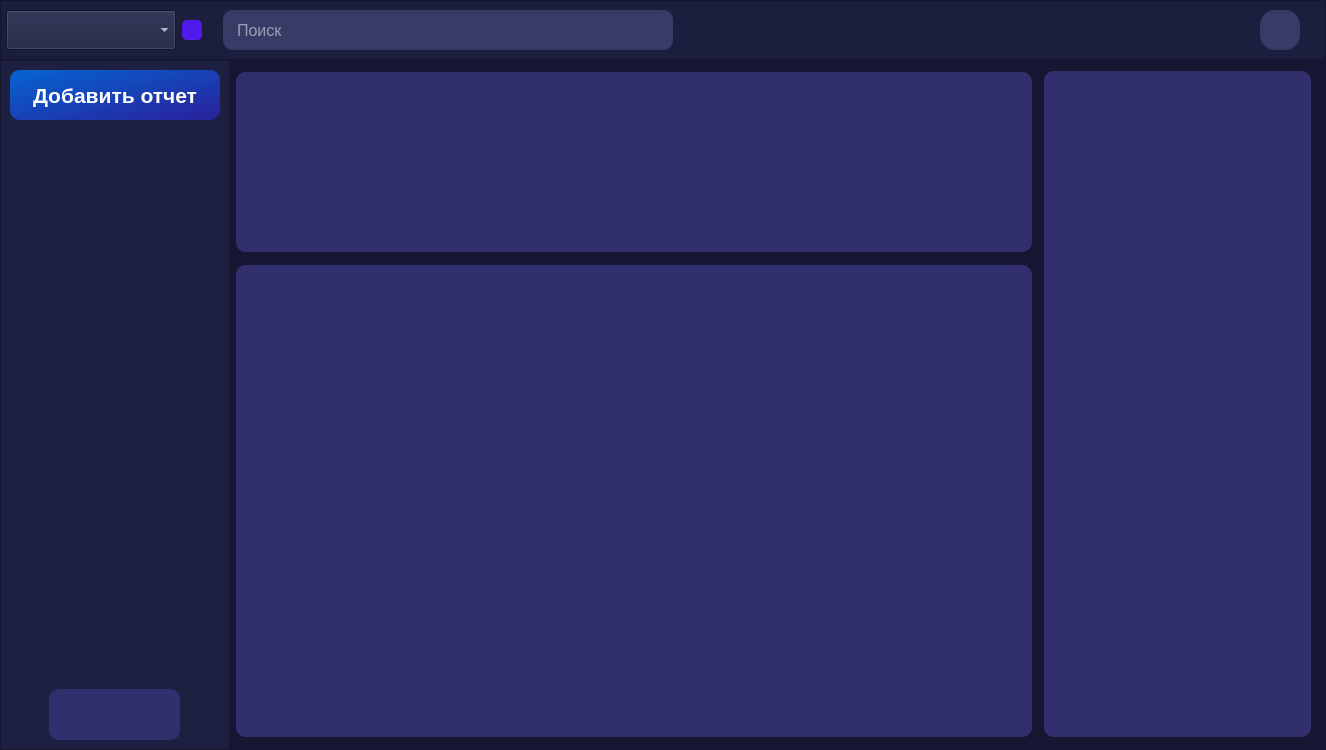
<?xml version="1.0" encoding="UTF-8"?>
<ui version="4.0">
 <class>MainWindow</class>
 <widget class="QMainWindow" name="MainWindow">
  <property name="geometry">
   <rect>
    <x>0</x>
    <y>0</y>
    <width>1326</width>
    <height>750</height>
   </rect>
  </property>
  <property name="sizePolicy">
   <sizepolicy hsizetype="Fixed" vsizetype="Fixed">
    <horstretch>0</horstretch>
    <verstretch>0</verstretch>
   </sizepolicy>
  </property>
  <property name="minimumSize">
   <size>
    <width>1326</width>
    <height>750</height>
   </size>
  </property>
  <property name="maximumSize">
   <size>
    <width>1326</width>
    <height>750</height>
   </size>
  </property>
  <property name="windowTitle">
   <string>Багтрекер - главная старница</string>
  </property>
  <property name="styleSheet">
   <string notr="true">background-color: #171632;
</string>
  </property>
  <widget class="QWidget" name="centralwidget">
   <layout class="QGridLayout" name="gridLayout_2">
    <property name="leftMargin">
     <number>0</number>
    </property>
    <property name="topMargin">
     <number>0</number>
    </property>
    <property name="rightMargin">
     <number>0</number>
    </property>
    <property name="bottomMargin">
     <number>0</number>
    </property>
    <property name="verticalSpacing">
     <number>0</number>
    </property>
    <item row="1" column="0">
     <widget class="QFrame" name="frame_2">
      <property name="minimumSize">
       <size>
        <width>230</width>
        <height>660</height>
       </size>
      </property>
      <property name="maximumSize">
       <size>
        <width>230</width>
        <height>16777215</height>
       </size>
      </property>
      <property name="layoutDirection">
       <enum>Qt::LeftToRight</enum>
      </property>
      <property name="styleSheet">
       <string notr="true">background: #1E2042;
margin: 0;</string>
      </property>
      <property name="frameShape">
       <enum>QFrame::StyledPanel</enum>
      </property>
      <property name="frameShadow">
       <enum>QFrame::Raised</enum>
      </property>
      <layout class="QGridLayout" name="gridLayout_3">
       <item row="0" column="0">
        <layout class="QVBoxLayout" name="verticalLayout_3">
         <item>
          <layout class="QVBoxLayout" name="verticalLayout_4">
           <item>
            <widget class="QPushButton" name="create_card">
             <property name="minimumSize">
              <size>
               <width>206</width>
               <height>50</height>
              </size>
             </property>
             <property name="font">
              <font>
               <pointsize>-1</pointsize>
               <weight>99</weight>
               <bold>true</bold>
              </font>
             </property>
             <property name="cursor">
              <cursorShape>PointingHandCursor</cursorShape>
             </property>
             <property name="styleSheet">
              <string notr="true">background-color: qlineargradient(spread:pad, x1:0, y1:0, x2:1, y2:1, stop:0 rgba(5, 100, 210, 255), stop:1 rgba(42, 32, 155, 255));
border-radius: 10px;
color: white;
font-weight: 800;
font-size: 21px;</string>
             </property>
             <property name="text">
              <string>Добавить отчет</string>
             </property>
            </widget>
           </item>
           <item>
            <spacer name="verticalSpacer_4">
             <property name="orientation">
              <enum>Qt::Vertical</enum>
             </property>
             <property name="sizeHint" stdset="0">
              <size>
               <width>20</width>
               <height>40</height>
              </size>
             </property>
            </spacer>
           </item>
           <item>
            <widget class="QScrollArea" name="scrollArea">
             <property name="minimumSize">
              <size>
               <width>210</width>
               <height>580</height>
              </size>
             </property>
             <property name="maximumSize">
              <size>
               <width>210</width>
               <height>16777215</height>
              </size>
             </property>
             <property name="styleSheet">
              <string notr="true">border: none;</string>
             </property>
             <property name="widgetResizable">
              <bool>true</bool>
             </property>
             <widget class="QWidget" name="scrollAreaWidgetContents">
              <property name="geometry">
               <rect>
                <x>0</x>
                <y>0</y>
                <width>210</width>
                <height>580</height>
               </rect>
              </property>
             </widget>
            </widget>
           </item>
           <item>
            <layout class="QHBoxLayout" name="horizontalLayout_7">
             <item>
              <spacer name="horizontalSpacer_3">
               <property name="orientation">
                <enum>Qt::Horizontal</enum>
               </property>
               <property name="sizeHint" stdset="0">
                <size>
                 <width>40</width>
                 <height>20</height>
                </size>
               </property>
              </spacer>
             </item>
             <item>
              <widget class="QFrame" name="frame_3">
               <property name="sizePolicy">
                <sizepolicy hsizetype="Preferred" vsizetype="Preferred">
                 <horstretch>0</horstretch>
                 <verstretch>0</verstretch>
                </sizepolicy>
               </property>
               <property name="minimumSize">
                <size>
                 <width>131</width>
                 <height>51</height>
                </size>
               </property>
               <property name="maximumSize">
                <size>
                 <width>131</width>
                 <height>51</height>
                </size>
               </property>
               <property name="contextMenuPolicy">
                <enum>Qt::DefaultContextMenu</enum>
               </property>
               <property name="layoutDirection">
                <enum>Qt::LeftToRight</enum>
               </property>
               <property name="styleSheet">
                <string notr="true">background: #322F6E;
border-radius: 10px;</string>
               </property>
               <property name="frameShape">
                <enum>QFrame::StyledPanel</enum>
               </property>
               <property name="frameShadow">
                <enum>QFrame::Raised</enum>
               </property>
               <layout class="QGridLayout" name="gridLayout_5">
                <item row="0" column="0">
                 <layout class="QHBoxLayout" name="horizontalLayout_10">
                  <item>
                   <widget class="QPushButton" name="home">
                    <property name="minimumSize">
                     <size>
                      <width>30</width>
                      <height>30</height>
                     </size>
                    </property>
                    <property name="maximumSize">
                     <size>
                      <width>30</width>
                      <height>30</height>
                     </size>
                    </property>
                    <property name="cursor">
                     <cursorShape>PointingHandCursor</cursorShape>
                    </property>
                    <property name="styleSheet">
                     <string notr="true">color: white;</string>
                    </property>
                    <property name="text">
                     <string/>
                    </property>
                    <property name="iconSize">
                     <size>
                      <width>30</width>
                      <height>30</height>
                     </size>
                    </property>
                   </widget>
                  </item>
                  <item>
                   <spacer name="verticalSpacer_3">
                    <property name="orientation">
                     <enum>Qt::Vertical</enum>
                    </property>
                    <property name="sizeHint" stdset="0">
                     <size>
                      <width>20</width>
                      <height>40</height>
                     </size>
                    </property>
                   </spacer>
                  </item>
                  <item>
                   <widget class="QPushButton" name="settings">
                    <property name="minimumSize">
                     <size>
                      <width>30</width>
                      <height>30</height>
                     </size>
                    </property>
                    <property name="maximumSize">
                     <size>
                      <width>30</width>
                      <height>30</height>
                     </size>
                    </property>
                    <property name="cursor">
                     <cursorShape>PointingHandCursor</cursorShape>
                    </property>
                    <property name="text">
                     <string/>
                    </property>
                    <property name="iconSize">
                     <size>
                      <width>30</width>
                      <height>30</height>
                     </size>
                    </property>
                   </widget>
                  </item>
                 </layout>
                </item>
               </layout>
              </widget>
             </item>
             <item>
              <spacer name="horizontalSpacer_4">
               <property name="orientation">
                <enum>Qt::Horizontal</enum>
               </property>
               <property name="sizeHint" stdset="0">
                <size>
                 <width>40</width>
                 <height>20</height>
                </size>
               </property>
              </spacer>
             </item>
            </layout>
           </item>
          </layout>
         </item>
        </layout>
       </item>
      </layout>
     </widget>
    </item>
    <item row="0" column="0" colspan="2">
     <widget class="QFrame" name="frame">
      <property name="sizePolicy">
       <sizepolicy hsizetype="Preferred" vsizetype="Preferred">
        <horstretch>0</horstretch>
        <verstretch>0</verstretch>
       </sizepolicy>
      </property>
      <property name="minimumSize">
       <size>
        <width>1280</width>
        <height>60</height>
       </size>
      </property>
      <property name="maximumSize">
       <size>
        <width>16777215</width>
        <height>60</height>
       </size>
      </property>
      <property name="styleSheet">
       <string notr="true">background: #1B1E3D;
padding: 5px;</string>
      </property>
      <property name="frameShape">
       <enum>QFrame::StyledPanel</enum>
      </property>
      <property name="frameShadow">
       <enum>QFrame::Raised</enum>
      </property>
      <layout class="QGridLayout" name="gridLayout_4">
       <property name="leftMargin">
        <number>0</number>
       </property>
       <property name="topMargin">
        <number>0</number>
       </property>
       <property name="rightMargin">
        <number>0</number>
       </property>
       <property name="bottomMargin">
        <number>0</number>
       </property>
       <item row="0" column="0">
        <layout class="QGridLayout" name="gridLayout_6">
         <property name="sizeConstraint">
          <enum>QLayout::SetDefaultConstraint</enum>
         </property>
         <property name="rightMargin">
          <number>20</number>
         </property>
         <item row="0" column="0">
          <layout class="QHBoxLayout" name="horizontalLayout_9">
           <item>
            <widget class="QComboBox" name="projects_list">
             <property name="enabled">
              <bool>true</bool>
             </property>
             <property name="minimumSize">
              <size>
               <width>170</width>
               <height>40</height>
              </size>
             </property>
             <property name="maximumSize">
              <size>
               <width>170</width>
               <height>40</height>
              </size>
             </property>
             <property name="cursor">
              <cursorShape>PointingHandCursor</cursorShape>
             </property>
             <property name="styleSheet">
              <string notr="true">color: white;</string>
             </property>
             <property name="editable">
              <bool>false</bool>
             </property>
             <property name="minimumContentsLength">
              <number>2</number>
             </property>
            </widget>
           </item>
          </layout>
         </item>
         <item row="0" column="5" alignment="Qt::AlignVCenter">
          <widget class="QPushButton" name="users_photo">
           <property name="minimumSize">
            <size>
             <width>40</width>
             <height>40</height>
            </size>
           </property>
           <property name="maximumSize">
            <size>
             <width>40</width>
             <height>40</height>
            </size>
           </property>
           <property name="cursor">
            <cursorShape>PointingHandCursor</cursorShape>
           </property>
           <property name="styleSheet">
            <string notr="true">background: #373C66;
border-radius: 15px;</string>
           </property>
           <property name="text">
            <string/>
           </property>
           <property name="iconSize">
            <size>
             <width>40</width>
             <height>40</height>
            </size>
           </property>
          </widget>
         </item>
         <item row="0" column="1">
          <widget class="QPushButton" name="new_project">
           <property name="minimumSize">
            <size>
             <width>20</width>
             <height>20</height>
            </size>
           </property>
           <property name="maximumSize">
            <size>
             <width>20</width>
             <height>20</height>
            </size>
           </property>
           <property name="cursor">
            <cursorShape>PointingHandCursor</cursorShape>
           </property>
           <property name="styleSheet">
            <string notr="true">background: #501AEC;
border-radius: 5px;</string>
           </property>
           <property name="text">
            <string/>
           </property>
          </widget>
         </item>
         <item row="0" column="3">
          <widget class="QLineEdit" name="lineEdit">
           <property name="minimumSize">
            <size>
             <width>450</width>
             <height>40</height>
            </size>
           </property>
           <property name="maximumSize">
            <size>
             <width>16777215</width>
             <height>40</height>
            </size>
           </property>
           <property name="font">
            <font>
             <pointsize>12</pointsize>
            </font>
           </property>
           <property name="cursor">
            <cursorShape>IBeamCursor</cursorShape>
           </property>
           <property name="mouseTracking">
            <bool>true</bool>
           </property>
           <property name="styleSheet">
            <string notr="true">QLineEdit{
border: 2px solid #373C66;
color: white;
border-radius: 10px;
padding: 5px 10px;
outline: none;
background: #373C66;
}

</string>
           </property>
           <property name="alignment">
            <set>Qt::AlignLeading|Qt::AlignLeft|Qt::AlignVCenter</set>
           </property>
           <property name="placeholderText">
            <string>Поиск</string>
           </property>
          </widget>
         </item>
         <item row="0" column="2">
          <spacer name="horizontalSpacer_5">
           <property name="orientation">
            <enum>Qt::Horizontal</enum>
           </property>
           <property name="sizeType">
            <enum>QSizePolicy::Fixed</enum>
           </property>
           <property name="sizeHint" stdset="0">
            <size>
             <width>15</width>
             <height>10</height>
            </size>
           </property>
          </spacer>
         </item>
         <item row="0" column="4">
          <spacer name="horizontalSpacer_6">
           <property name="orientation">
            <enum>Qt::Horizontal</enum>
           </property>
           <property name="sizeType">
            <enum>QSizePolicy::Fixed</enum>
           </property>
           <property name="sizeHint" stdset="0">
            <size>
             <width>600</width>
             <height>20</height>
            </size>
           </property>
          </spacer>
         </item>
        </layout>
       </item>
      </layout>
     </widget>
    </item>
    <item row="1" column="1">
     <layout class="QGridLayout" name="gridLayout">
      <property name="rightMargin">
       <number>15</number>
      </property>
      <property name="horizontalSpacing">
       <number>6</number>
      </property>
      <property name="verticalSpacing">
       <number>0</number>
      </property>
      <item row="0" column="1" colspan="3">
       <widget class="QFrame" name="frame_5">
        <property name="minimumSize">
         <size>
          <width>796</width>
          <height>180</height>
         </size>
        </property>
        <property name="maximumSize">
         <size>
          <width>796</width>
          <height>180</height>
         </size>
        </property>
        <property name="styleSheet">
         <string notr="true">background: #322F6E;
border-radius: 10px;</string>
        </property>
        <property name="frameShape">
         <enum>QFrame::StyledPanel</enum>
        </property>
        <property name="frameShadow">
         <enum>QFrame::Raised</enum>
        </property>
        <layout class="QGridLayout" name="gridLayout_8">
         <property name="leftMargin">
          <number>0</number>
         </property>
         <property name="topMargin">
          <number>0</number>
         </property>
         <property name="rightMargin">
          <number>0</number>
         </property>
         <property name="bottomMargin">
          <number>0</number>
         </property>
         <item row="0" column="0">
          <layout class="QHBoxLayout" name="bug_cards">
           <property name="spacing">
            <number>20</number>
           </property>
          </layout>
         </item>
        </layout>
       </widget>
      </item>
      <item row="1" column="1" colspan="3">
       <widget class="QFrame" name="frame_4">
        <property name="minimumSize">
         <size>
          <width>796</width>
          <height>472</height>
         </size>
        </property>
        <property name="maximumSize">
         <size>
          <width>796</width>
          <height>472</height>
         </size>
        </property>
        <property name="styleSheet">
         <string notr="true">background: #322F6E;
border-radius: 10px;</string>
        </property>
        <property name="frameShape">
         <enum>QFrame::StyledPanel</enum>
        </property>
        <property name="frameShadow">
         <enum>QFrame::Raised</enum>
        </property>
        <layout class="QGridLayout" name="gridLayout_7">
         <property name="leftMargin">
          <number>0</number>
         </property>
         <property name="topMargin">
          <number>0</number>
         </property>
         <property name="rightMargin">
          <number>0</number>
         </property>
         <property name="bottomMargin">
          <number>0</number>
         </property>
         <item row="0" column="0">
          <layout class="QHBoxLayout" name="horizontalLayout_3"/>
         </item>
        </layout>
       </widget>
      </item>
      <item row="0" column="4" rowspan="2">
       <widget class="QFrame" name="frame_6">
        <property name="minimumSize">
         <size>
          <width>242</width>
          <height>658</height>
         </size>
        </property>
        <property name="maximumSize">
         <size>
          <width>280</width>
          <height>666</height>
         </size>
        </property>
        <property name="layoutDirection">
         <enum>Qt::LeftToRight</enum>
        </property>
        <property name="styleSheet">
         <string notr="true">background: #322F6E;
border-radius: 10px;</string>
        </property>
        <property name="frameShape">
         <enum>QFrame::StyledPanel</enum>
        </property>
        <property name="frameShadow">
         <enum>QFrame::Raised</enum>
        </property>
        <layout class="QGridLayout" name="gridLayout_9">
         <property name="leftMargin">
          <number>0</number>
         </property>
         <property name="topMargin">
          <number>0</number>
         </property>
         <property name="rightMargin">
          <number>0</number>
         </property>
         <property name="bottomMargin">
          <number>0</number>
         </property>
         <property name="spacing">
          <number>0</number>
         </property>
         <item row="0" column="0">
          <layout class="QVBoxLayout" name="verticalLayout_5"/>
         </item>
        </layout>
       </widget>
      </item>
     </layout>
    </item>
   </layout>
  </widget>
 </widget>
 <resources/>
 <connections/>
</ui>
